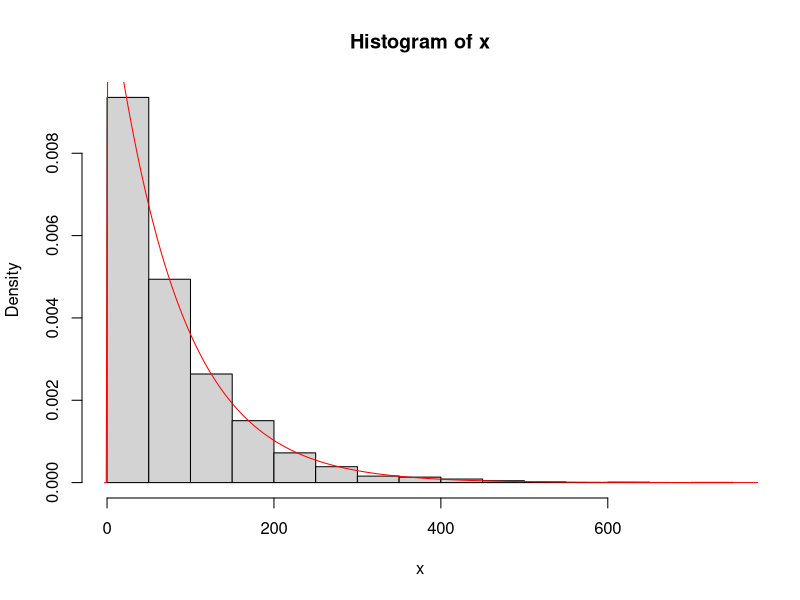

R code for this plot:
x <- scan('gamma-arrivals.txt')

#a
hist(x, probability=TRUE)

n <- length(x)

mu_schat1 <- 0
mu_schat2 <- 0
for (walk in 1:n){
  mu_schat1 <- mu_schat1 + x[walk]
  mu_schat2 <- mu_schat2 + x[walk]^2
}
mu_schat1 <- mu_schat1/n
mu_schat2 <- mu_schat2/n


print(paste("^mu'[^]_1 =", mu_schat1))

print(paste("mu_2 =", mu_schat2))

alpha_schat <- mu_schat1^2/(mu_schat2 - mu_schat1^2)

lambda_schat = mu_schat1/(mu_schat2 - mu_schat1^2)

cat('\n')

print(paste("^alpha =", alpha_schat))
print(paste("^lamdba = ", lambda_schat))

as <- seq(-3, 1000, length=500)

lines(as, dgamma(as,alpha_schat, lambda_schat), col='red')
